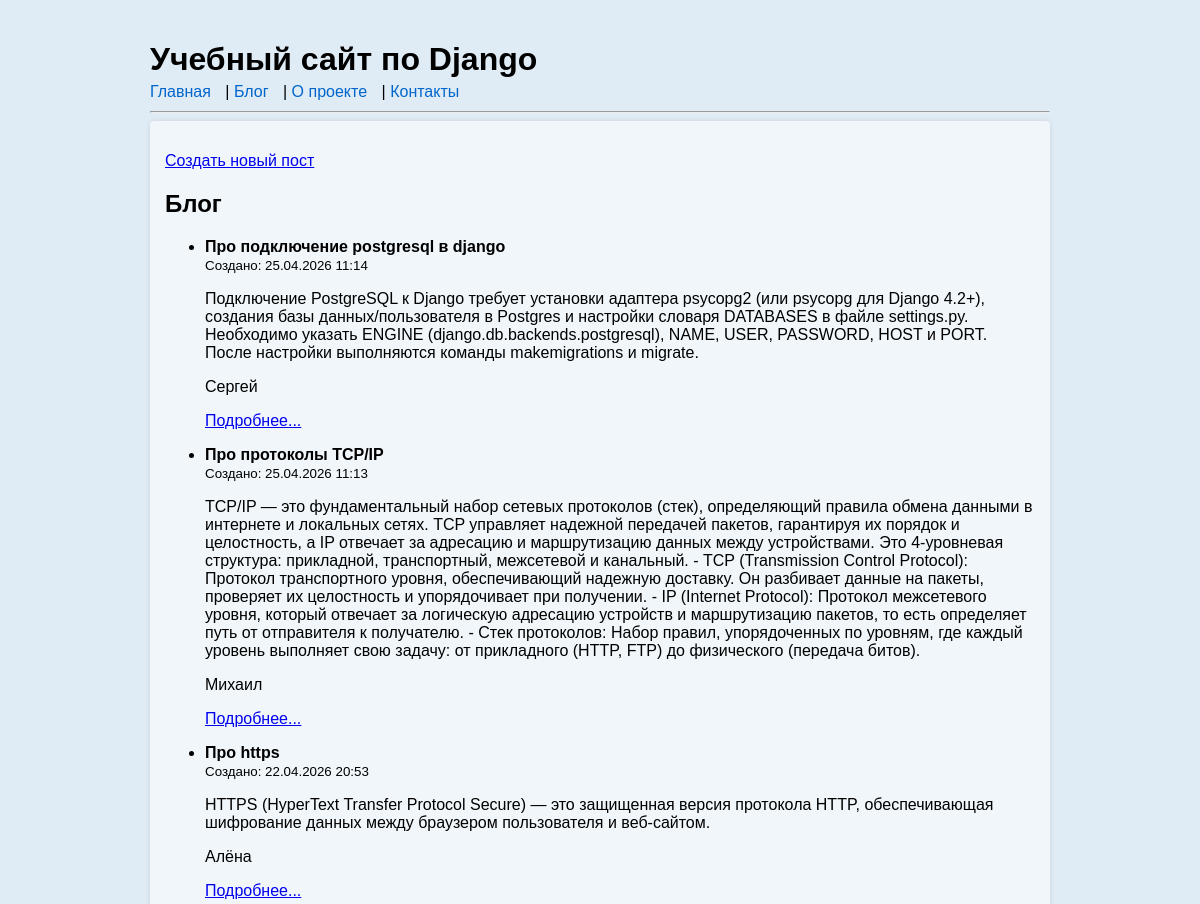
/blog/ (upper part), run on an earlier commit of the app's database.
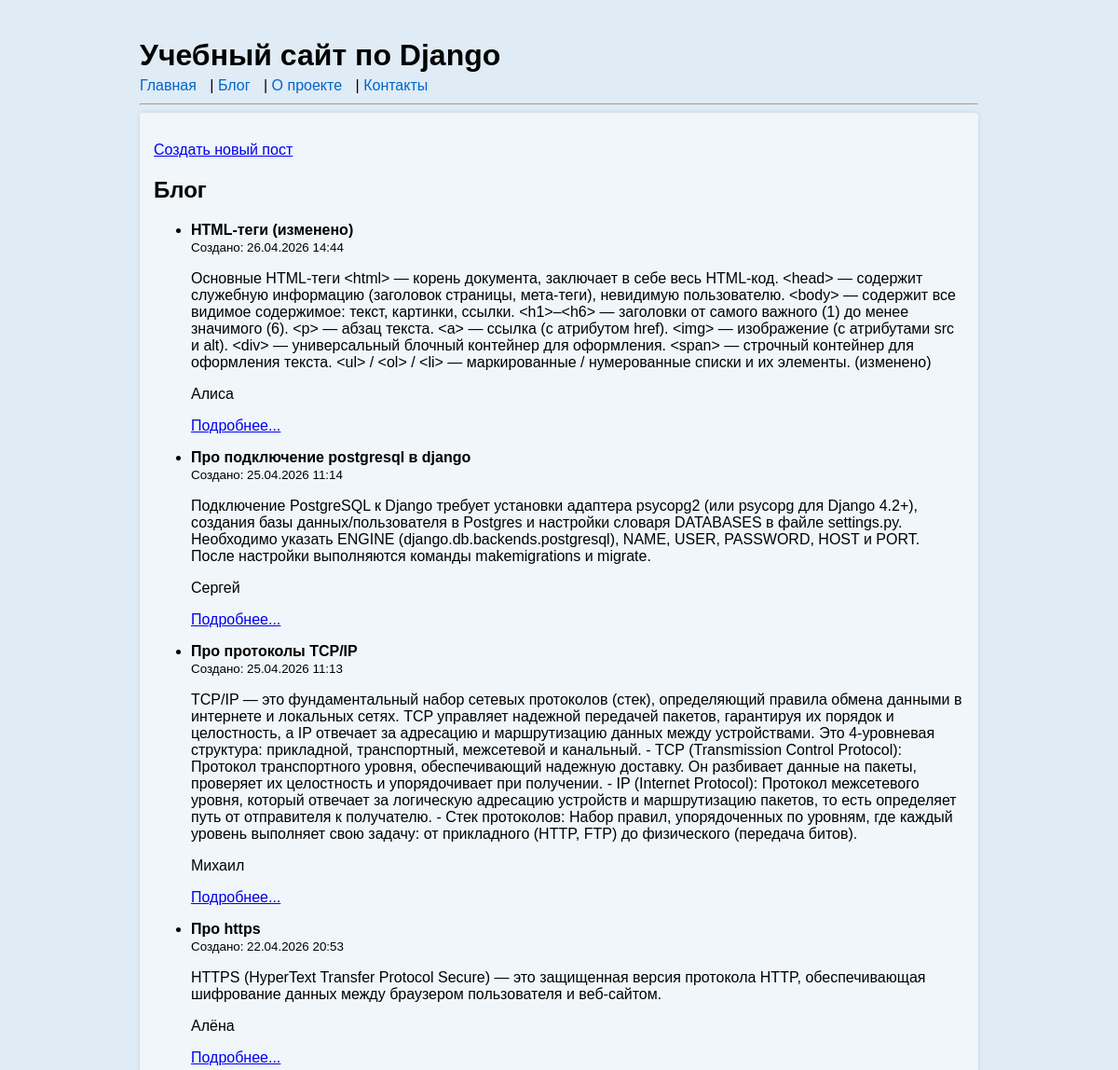
And on a later commit of the database.
### blog/models.py (models this page shows, shortened)
class Post(models.Model):
    title = models.CharField("Заголовок", max_length=200)
    body = models.TextField("Текст")
    created_at = models.DateTimeField("Создано", auto_now_add=True)
    updated_at = models.DateTimeField("Обновлено", auto_now=True)
    author = models.CharField("Автор", max_length=100, default="Аноним")
    is_published = models.BooleanField("Опубликовать", default=True)

### blog/views.py (the view)
# urls.py: path('blog/', post_list, name='post_list'),
def post_list(request):
    posts = Post.objects.filter(is_published=True).order_by("-created_at")
    context = {"posts": posts}
    return render(request, "blog/post_list.html", context)

### blog/templates/blog/post_list.html (shortened to what this page needs)
{% extends "blog/base.html" %}
{% block content %}
<p><a href="{% url 'post_create' %}">Создать новый пост</a></p>
<h2>Блог</h2>
{% if posts %}
<ul>
    {% for post in posts %}
    <li>
        <strong>{{post.title}}</strong><br>
        <small>Создано: {{post.created_at|date:"d.m.Y H:i"}}</small><br>
        <p>{{post.body}}</p>
        <p>{{post.author}}</p>
        <p>
        <a href="{% url 'post_detail' pk=post.pk %}">Подробнее...</a>
        </p>
    </li>
    {% endfor %}
    </ul>
    {% else %}
        <p>Пока нет опубликованных постов.</p>
    {% endif %}
{% endblock %}

### blog/templates/blog/base.html (shortened to what this page needs)
{% load static %}
<!DOCTYPE html>
<html lang="ru">
<head>
<link rel="stylesheet" href="{% static 'css/styles.css' %}">
</head>
<body>
<header>
<h1>Учебный сайт по Django</h1>
{% include "blog/_nav.html" %}
<hr>
</header>
<main>
{% block content %}{% endblock %}
</main>
</body>
</html>

### blog/templates/blog/_nav.html
<nav>
    <a href="{% url 'home' %}">Главная</a> |
    <a href="{% url 'post_list' %}">Блог</a> |
    <a href="{% url 'about' %}">О проекте</a> |
    <a href="{% url 'contacts' %}">Контакты</a>
</nav>

### blog/templates/blog/_footer.html (shortened to what this page needs)
{% load static %}

### static/css/styles.css (style rules this page uses)
body { font-family: Arial, sans-serif; max-width: 900px; margin: 0 auto; padding: 20px; background-color: #dfebf5; }
header h1 { margin-bottom: 0; }
nav { margin-top: 5px; margin-bottom: 10px; }
nav a { margin-right: 10px; text-decoration: none; color: #0066cc; }
main { background-color: #f0f6fa; padding: 15px; border-radius: 4px; box-shadow: 0 0 5px rgba(0,0,0,0.1); }

What changed in the data, as far as the page shows it:
added Post: title "HTML-теги (изменено)", created_at "26.04.2026 14:44", body "Основные HTML-теги <html> — корень документа, заключает в себе весь HTML-код. <head> — содержит служебную информацию (заголовок страницы, мета-теги), невидимую пользователю. <body> — содержит все видимое содержимое: текст, картинки, ссылки. <h1>–<h6> — заголовки от самого важного (1) до менее значимого (6). <p> — абзац текста. <a> — ссылка (с атрибутом href). <img> — изображение (с атрибутами src и alt). <div> — универсальный блочный контейнер для оформления. <span> — строчный контейнер для оформления текста. <ul> / <ol> / <li> — маркированные / нумерованные списки и их элементы. (изменено)", author "Алиса"
